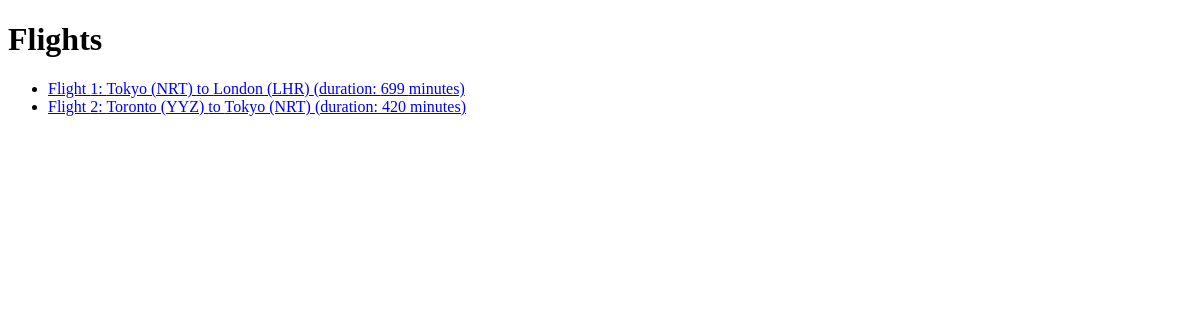
/flights/, run on an earlier commit of the app's database.
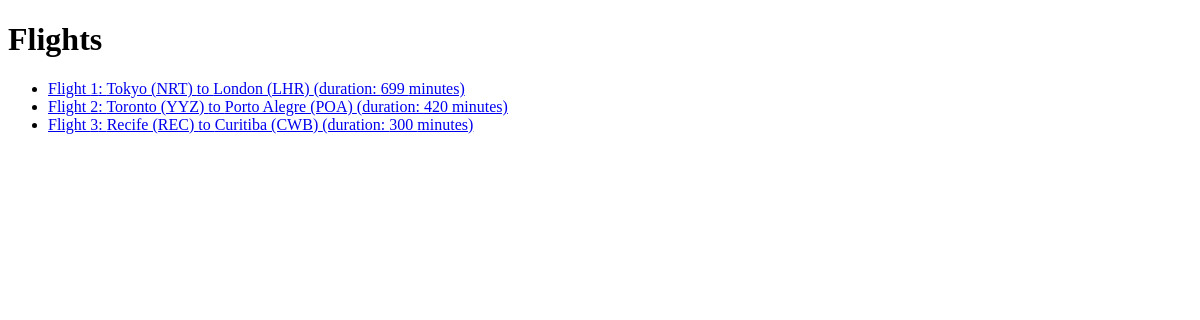
And on a later commit of the database.
### flights/models.py (models this page shows, shortened)
class Flight(models.Model):
    origin = models.ForeignKey(Airport, on_delete=models.CASCADE, related_name="departures")
    destination = models.ForeignKey(Airport, on_delete=models.CASCADE, related_name="arrivals")
    duration = models.IntegerField()

class Airport(models.Model):
    code = models.CharField(max_length=3)
    city = models.CharField(max_length=64)
    def __str__(self):
        return f"{self.city} ({self.code})"

### flights/views.py (the view)
# urls.py: path('', views.index, name='index_flights'),
def index(request):
    return render(request, 'flights/index.html', {
        "flights": Flight.objects.all()
    })

### flights/templates/flights/index.html
{% extends "flights/layout.html" %}
{% block body %}
  <h1>Flights</h1>
  <ul>
    {% for flight in flights %}
      <li>
        <a href="{% url 'flight' flight.id %}">
        Flight {{ flight.id }}: {{ flight.origin }} to {{ flight.destination }} (duration: {{ flight.duration }} minutes)
      </a>
      </li>
    {% endfor %}
  </ul>
{% endblock %}

What changed in the data, as far as the page shows it:
changed Flight "Toronto (YYZ)": destination "Tokyo (NRT)" → "Porto Alegre (POA)"
added Flight: id "3", origin "Recife (REC)", destination "Curitiba (CWB)", duration "300"
